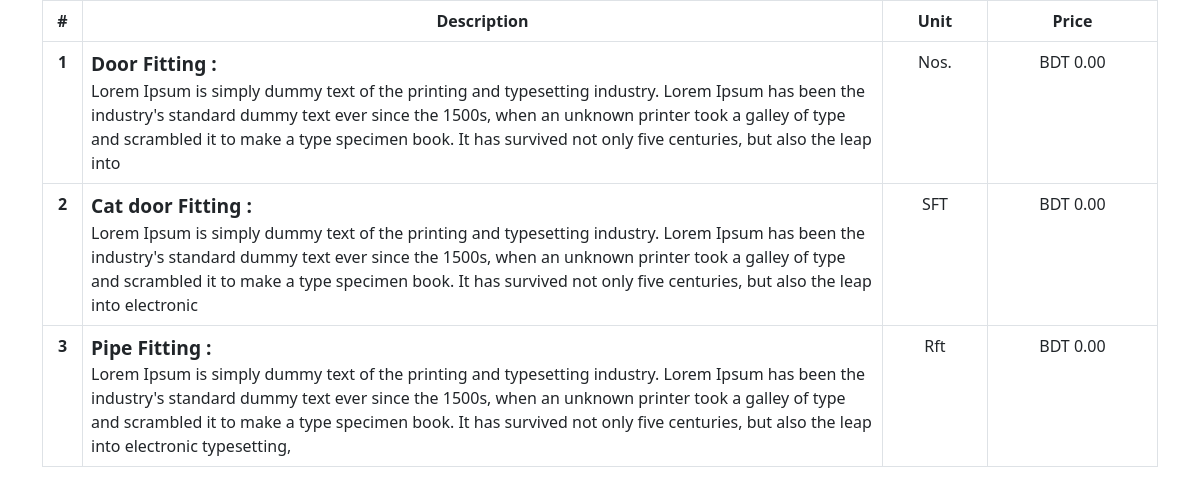
/bidding/show-comparison/8, run on the app's committed database.
### tendering/models.py (models this page shows)
class Item(models.Model):
    name = models.CharField(max_length=150)
    description = models.TextField()
    unit = models.CharField(max_length=10)
    apprx_qty = models.PositiveIntegerField(blank=True, null=True)
    cs = models.ForeignKey(ComparetiveStatement, on_delete=models.CASCADE)

### tendering/views.py (the view)
# urls.py: path('show-comparison/<pk>', show_comparison, name="show-comparison"),
def show_comparison(request, pk):
    cs = ComparetiveStatement.objects.get(pk=pk)
    items = Item.objects.filter(cs=cs)
    app_c = 0
    for item in items:
        if item.apprx_qty is not None:
            if int(item.apprx_qty) > 0:
                app_c += 1
    context = {
        'cs':cs,
        'items':items,
        'app_c': app_c
    }
    return render(request, "show_comparison.html", context)

### tendering/templates/show_comparison.html (shortened to what this page needs)
<!DOCTYPE html>
<html lang="en">
<head>
    <link rel="stylesheet" href="https://cdn.jsdelivr.net/npm/bootstrap@5.2.3/dist/css/bootstrap.min.css">
</head>
<body>
    <div class="container">
      <table class="table table-bordered">
        <thead>
          <tr>
            <th id="serial" scope="col">#</th>
            <th id="description" scope="col">Description</th>
            <th id="unit" scope="col">Unit</th>
            <th id="price" scope="col">Price</th>
          </tr>
        </thead>
        <tbody>
        {% for item in items %}
          <tr>
            <th scope="row">{{ forloop.counter }}</th>
            <td>
              <span class="item-name">{{ item.name }} :</span>
              {{ item.description }}
            </td>
            <td>{{ item.unit }}</td>
            <td>BDT 0.00</td>
          </tr>
        {% endfor %}
        </tbody>
      </table>
    </div>
</body>
</html>

### tendering/templates/show_comparison.html (style rules this page uses)
table { text-align: center; }
.item-name { display: flex; font-weight: bolder; font-size: 1.2em; }
thead tr th { text-align: center; }
#description { width: 800px; max-width: 800px; }
#serial { width: 40px; }
tbody tr td:nth-child(2) { text-align: left; }

### data on the page
Item: name "Door Fitting", description "Lorem Ipsum is simply dummy text of the printing and typesetting industry. Lorem Ipsum has been the industry's standard dummy text ever since the 1500s, when an unknown printer took a galley of type and scrambled it to make a type specimen book. It has survived not only five centuries, but also the leap into", unit "Nos."
Item: name "Cat door Fitting", description "Lorem Ipsum is simply dummy text of the printing and typesetting industry. Lorem Ipsum has been the industry's standard dummy text ever since the 1500s, when an unknown printer took a galley of type and scrambled it to make a type specimen book. It has survived not only five centuries, but also the leap into electronic", unit "SFT"
Item: name "Pipe Fitting", description "Lorem Ipsum is simply dummy text of the printing and typesetting industry. Lorem Ipsum has been the industry's standard dummy text ever since the 1500s, when an unknown printer took a galley of type and scrambled it to make a type specimen book. It has survived not only five centuries, but also the leap into electronic typesetting,", unit "Rft"
